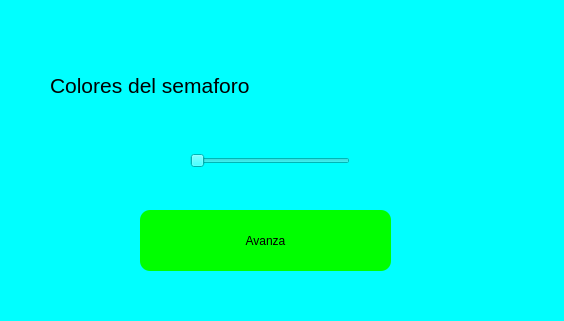
<?xml version="1.0" encoding="UTF-8"?>
<ui version="4.0">
 <class>MainWindow</class>
 <widget class="QMainWindow" name="MainWindow">
  <property name="geometry">
   <rect>
    <x>0</x>
    <y>0</y>
    <width>564</width>
    <height>321</height>
   </rect>
  </property>
  <property name="windowTitle">
   <string>MainWindow</string>
  </property>
  <property name="styleSheet">
   <string notr="true">background-color: rgb(0, 255, 255);</string>
  </property>
  <widget class="QWidget" name="centralwidget">
   <widget class="QLabel" name="lbl_color">
    <property name="geometry">
     <rect>
      <x>140</x>
      <y>210</y>
      <width>251</width>
      <height>61</height>
     </rect>
    </property>
    <property name="styleSheet">
     <string notr="true">background-color: rgb(0, 255, 0);
border-radius: 10px;</string>
    </property>
    <property name="text">
     <string>Avanza</string>
    </property>
    <property name="alignment">
     <set>Qt::AlignCenter</set>
    </property>
   </widget>
   <widget class="QLabel" name="label">
    <property name="geometry">
     <rect>
      <x>10</x>
      <y>0</y>
      <width>551</width>
      <height>61</height>
     </rect>
    </property>
    <property name="text">
     <string/>
    </property>
    <property name="pixmap">
     <pixmap resource="recursos_proyecto.qrc">:/LOGOS/Imagenes/uat.png</pixmap>
    </property>
    <property name="scaledContents">
     <bool>true</bool>
    </property>
   </widget>
   <widget class="QLabel" name="label_2">
    <property name="geometry">
     <rect>
      <x>480</x>
      <y>220</y>
      <width>71</width>
      <height>61</height>
     </rect>
    </property>
    <property name="text">
     <string/>
    </property>
    <property name="pixmap">
     <pixmap resource="recursos_proyecto.qrc">:/LOGOS/Imagenes/pngegg.png</pixmap>
    </property>
    <property name="scaledContents">
     <bool>true</bool>
    </property>
   </widget>
   <widget class="QLabel" name="label_3">
    <property name="geometry">
     <rect>
      <x>50</x>
      <y>70</y>
      <width>341</width>
      <height>31</height>
     </rect>
    </property>
    <property name="text">
     <string>&lt;html&gt;&lt;head/&gt;&lt;body&gt;&lt;p&gt;&lt;span style=&quot; font-size:16pt;&quot;&gt;Colores del semaforo&lt;/span&gt;&lt;/p&gt;&lt;/body&gt;&lt;/html&gt;</string>
    </property>
   </widget>
   <widget class="QSlider" name="slider">
    <property name="geometry">
     <rect>
      <x>190</x>
      <y>150</y>
      <width>160</width>
      <height>22</height>
     </rect>
    </property>
    <property name="orientation">
     <enum>Qt::Horizontal</enum>
    </property>
   </widget>
   <widget class="QLabel" name="label_5">
    <property name="geometry">
     <rect>
      <x>440</x>
      <y>180</y>
      <width>47</width>
      <height>13</height>
     </rect>
    </property>
    <property name="text">
     <string/>
    </property>
   </widget>
  </widget>
  <widget class="QMenuBar" name="menubar">
   <property name="geometry">
    <rect>
     <x>0</x>
     <y>0</y>
     <width>564</width>
     <height>21</height>
    </rect>
   </property>
  </widget>
  <widget class="QStatusBar" name="statusbar"/>
 </widget>
 <resources>
  <include location="recursos_proyecto.qrc"/>
 </resources>
 <connections/>
</ui>
